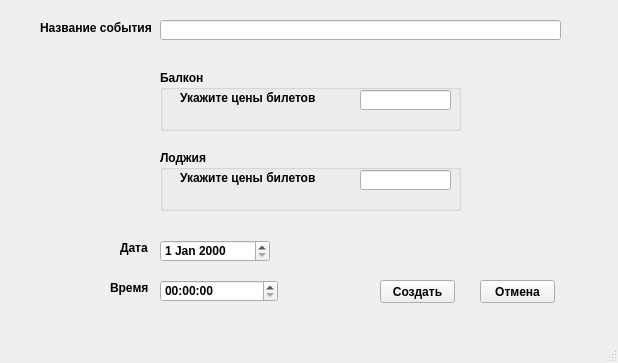
<?xml version="1.0" encoding="UTF-8"?>
<ui version="4.0">
 <class>EventWindow</class>
 <widget class="QMainWindow" name="EventWindow">
  <property name="geometry">
   <rect>
    <x>0</x>
    <y>0</y>
    <width>618</width>
    <height>363</height>
   </rect>
  </property>
  <property name="font">
   <font>
    <weight>75</weight>
    <bold>true</bold>
   </font>
  </property>
  <property name="windowTitle">
   <string>MainWindow</string>
  </property>
  <widget class="QWidget" name="centralwidget">
   <widget class="QLineEdit" name="lineEdit_name">
    <property name="geometry">
     <rect>
      <x>160</x>
      <y>20</y>
      <width>401</width>
      <height>20</height>
     </rect>
    </property>
   </widget>
   <widget class="QGroupBox" name="groupBox_5">
    <property name="geometry">
     <rect>
      <x>160</x>
      <y>70</y>
      <width>301</width>
      <height>61</height>
     </rect>
    </property>
    <property name="title">
     <string>Балкон</string>
    </property>
    <widget class="QLineEdit" name="lineEdit_balcony">
     <property name="geometry">
      <rect>
       <x>200</x>
       <y>20</y>
       <width>91</width>
       <height>20</height>
      </rect>
     </property>
    </widget>
    <widget class="QLabel" name="label_2">
     <property name="geometry">
      <rect>
       <x>20</x>
       <y>20</y>
       <width>141</width>
       <height>16</height>
      </rect>
     </property>
     <property name="text">
      <string>Укажите цены билетов</string>
     </property>
    </widget>
   </widget>
   <widget class="QGroupBox" name="groupBox_3">
    <property name="geometry">
     <rect>
      <x>160</x>
      <y>150</y>
      <width>301</width>
      <height>61</height>
     </rect>
    </property>
    <property name="title">
     <string>Лоджия</string>
    </property>
    <widget class="QLineEdit" name="lineEdit_logia">
     <property name="geometry">
      <rect>
       <x>200</x>
       <y>20</y>
       <width>91</width>
       <height>20</height>
      </rect>
     </property>
    </widget>
    <widget class="QLabel" name="label_6">
     <property name="geometry">
      <rect>
       <x>20</x>
       <y>20</y>
       <width>141</width>
       <height>16</height>
      </rect>
     </property>
     <property name="text">
      <string>Укажите цены билетов</string>
     </property>
    </widget>
   </widget>
   <widget class="QDateEdit" name="dateEdit">
    <property name="geometry">
     <rect>
      <x>160</x>
      <y>240</y>
      <width>110</width>
      <height>22</height>
     </rect>
    </property>
   </widget>
   <widget class="QTimeEdit" name="timeEdit">
    <property name="geometry">
     <rect>
      <x>160</x>
      <y>280</y>
      <width>118</width>
      <height>22</height>
     </rect>
    </property>
   </widget>
   <widget class="QLabel" name="label">
    <property name="geometry">
     <rect>
      <x>40</x>
      <y>20</y>
      <width>111</width>
      <height>16</height>
     </rect>
    </property>
    <property name="text">
     <string>Название события</string>
    </property>
   </widget>
   <widget class="QLabel" name="label_3">
    <property name="geometry">
     <rect>
      <x>120</x>
      <y>240</y>
      <width>31</width>
      <height>16</height>
     </rect>
    </property>
    <property name="text">
     <string>Дата </string>
    </property>
   </widget>
   <widget class="QLabel" name="label_4">
    <property name="geometry">
     <rect>
      <x>30</x>
      <y>290</y>
      <width>47</width>
      <height>13</height>
     </rect>
    </property>
    <property name="text">
     <string/>
    </property>
   </widget>
   <widget class="QLabel" name="label_5">
    <property name="geometry">
     <rect>
      <x>110</x>
      <y>280</y>
      <width>41</width>
      <height>16</height>
     </rect>
    </property>
    <property name="text">
     <string>Время</string>
    </property>
   </widget>
   <widget class="QPushButton" name="pushButton_make">
    <property name="geometry">
     <rect>
      <x>380</x>
      <y>280</y>
      <width>75</width>
      <height>23</height>
     </rect>
    </property>
    <property name="text">
     <string>Создать</string>
    </property>
   </widget>
   <widget class="QPushButton" name="pushButton_cancel">
    <property name="geometry">
     <rect>
      <x>480</x>
      <y>280</y>
      <width>75</width>
      <height>23</height>
     </rect>
    </property>
    <property name="text">
     <string>Отмена</string>
    </property>
   </widget>
  </widget>
  <widget class="QMenuBar" name="menubar">
   <property name="geometry">
    <rect>
     <x>0</x>
     <y>0</y>
     <width>618</width>
     <height>21</height>
    </rect>
   </property>
  </widget>
  <widget class="QStatusBar" name="statusbar"/>
 </widget>
 <resources/>
 <connections/>
</ui>
